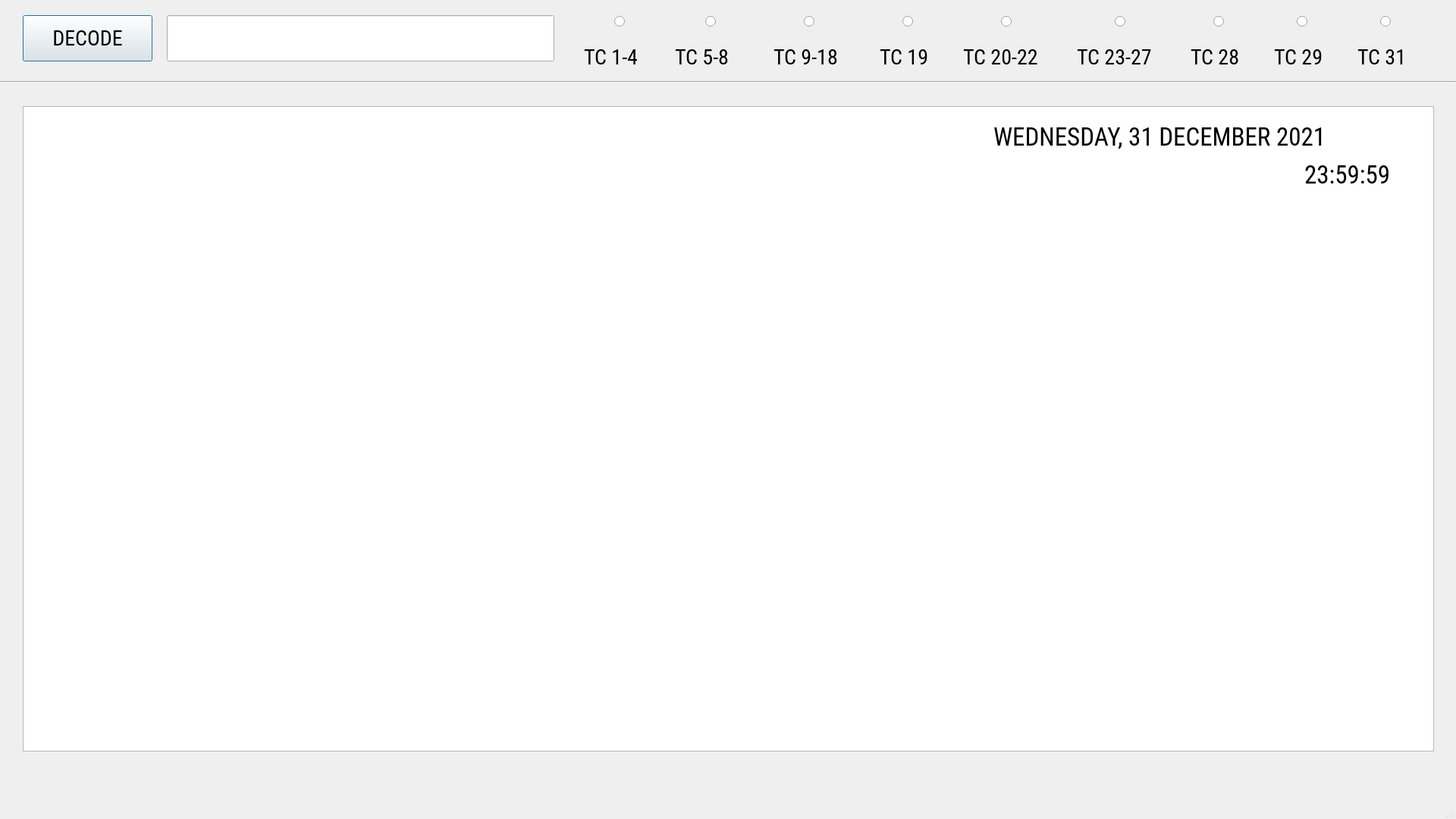
<?xml version="1.0" encoding="UTF-8"?>
<ui version="4.0">
 <class>MainWindow</class>
 <widget class="QMainWindow" name="MainWindow">
  <property name="geometry">
   <rect>
    <x>0</x>
    <y>0</y>
    <width>1920</width>
    <height>1080</height>
   </rect>
  </property>
  <property name="windowTitle">
   <string>SIDEAS - Simulasi Decoder ADS-B</string>
  </property>
  <property name="statusTip">
   <string/>
  </property>
  <widget class="QWidget" name="centralwidget">
   <widget class="QLabel" name="labelTime">
    <property name="geometry">
     <rect>
      <x>1720</x>
      <y>190</y>
      <width>151</width>
      <height>81</height>
     </rect>
    </property>
    <property name="font">
     <font>
      <family>Roboto Condensed</family>
      <pointsize>25</pointsize>
      <italic>false</italic>
     </font>
    </property>
    <property name="toolTip">
     <string>&lt;html&gt;&lt;head/&gt;&lt;body&gt;&lt;p&gt;Time&lt;/p&gt;&lt;p&gt;&lt;br/&gt;&lt;/p&gt;&lt;/body&gt;&lt;/html&gt;</string>
    </property>
    <property name="frameShape">
     <enum>QFrame::NoFrame</enum>
    </property>
    <property name="text">
     <string>23:59:59</string>
    </property>
   </widget>
   <widget class="QLabel" name="labelDate">
    <property name="geometry">
     <rect>
      <x>1310</x>
      <y>130</y>
      <width>571</width>
      <height>101</height>
     </rect>
    </property>
    <property name="font">
     <font>
      <family>Roboto Condensed</family>
      <pointsize>25</pointsize>
      <strikeout>false</strikeout>
     </font>
    </property>
    <property name="toolTip">
     <string>&lt;html&gt;&lt;head/&gt;&lt;body&gt;&lt;p&gt;Date&lt;/p&gt;&lt;p&gt;&lt;br/&gt;&lt;/p&gt;&lt;/body&gt;&lt;/html&gt;</string>
    </property>
    <property name="layoutDirection">
     <enum>Qt::RightToLeft</enum>
    </property>
    <property name="text">
     <string>WEDNESDAY, 31 DECEMBER 2021</string>
    </property>
   </widget>
   <widget class="QPushButton" name="buttonDecode">
    <property name="enabled">
     <bool>true</bool>
    </property>
    <property name="geometry">
     <rect>
      <x>30</x>
      <y>20</y>
      <width>171</width>
      <height>61</height>
     </rect>
    </property>
    <property name="font">
     <font>
      <family>Roboto Condensed</family>
      <pointsize>21</pointsize>
     </font>
    </property>
    <property name="cursor">
     <cursorShape>PointingHandCursor</cursorShape>
    </property>
    <property name="text">
     <string>DECODE</string>
    </property>
    <property name="autoDefault">
     <bool>false</bool>
    </property>
    <property name="default">
     <bool>true</bool>
    </property>
    <property name="flat">
     <bool>false</bool>
    </property>
   </widget>
   <widget class="Line" name="separator">
    <property name="geometry">
     <rect>
      <x>0</x>
      <y>100</y>
      <width>1920</width>
      <height>16</height>
     </rect>
    </property>
    <property name="orientation">
     <enum>Qt::Horizontal</enum>
    </property>
   </widget>
   <widget class="QLineEdit" name="textBoxDecode">
    <property name="geometry">
     <rect>
      <x>220</x>
      <y>20</y>
      <width>511</width>
      <height>61</height>
     </rect>
    </property>
    <property name="font">
     <font>
      <family>Roboto Condensed</family>
      <pointsize>21</pointsize>
     </font>
    </property>
    <property name="text">
     <string/>
    </property>
    <property name="dragEnabled">
     <bool>false</bool>
    </property>
   </widget>
   <widget class="QRadioButton" name="radioTc1_4">
    <property name="geometry">
     <rect>
      <x>810</x>
      <y>20</y>
      <width>16</width>
      <height>16</height>
     </rect>
    </property>
    <property name="font">
     <font>
      <family>Roboto Condensed</family>
      <pointsize>72</pointsize>
     </font>
    </property>
    <property name="text">
     <string/>
    </property>
    <attribute name="buttonGroup">
     <string notr="true">tc</string>
    </attribute>
   </widget>
   <widget class="QLabel" name="label">
    <property name="geometry">
     <rect>
      <x>770</x>
      <y>60</y>
      <width>91</width>
      <height>31</height>
     </rect>
    </property>
    <property name="font">
     <font>
      <family>Roboto Condensed</family>
      <pointsize>21</pointsize>
     </font>
    </property>
    <property name="text">
     <string>TC 1-4</string>
    </property>
   </widget>
   <widget class="QRadioButton" name="radioTc5_8">
    <property name="geometry">
     <rect>
      <x>930</x>
      <y>20</y>
      <width>16</width>
      <height>16</height>
     </rect>
    </property>
    <property name="font">
     <font>
      <family>Roboto Condensed</family>
      <pointsize>72</pointsize>
     </font>
    </property>
    <property name="text">
     <string/>
    </property>
    <attribute name="buttonGroup">
     <string notr="true">tc</string>
    </attribute>
   </widget>
   <widget class="QRadioButton" name="radioTc9_18">
    <property name="geometry">
     <rect>
      <x>1060</x>
      <y>20</y>
      <width>16</width>
      <height>16</height>
     </rect>
    </property>
    <property name="font">
     <font>
      <family>Roboto Condensed</family>
      <pointsize>72</pointsize>
     </font>
    </property>
    <property name="text">
     <string/>
    </property>
    <attribute name="buttonGroup">
     <string notr="true">tc</string>
    </attribute>
   </widget>
   <widget class="QRadioButton" name="radioTc19">
    <property name="geometry">
     <rect>
      <x>1190</x>
      <y>20</y>
      <width>16</width>
      <height>16</height>
     </rect>
    </property>
    <property name="font">
     <font>
      <family>Roboto Condensed</family>
      <pointsize>72</pointsize>
     </font>
    </property>
    <property name="text">
     <string/>
    </property>
    <attribute name="buttonGroup">
     <string notr="true">tc</string>
    </attribute>
   </widget>
   <widget class="QRadioButton" name="radioTc20_22">
    <property name="geometry">
     <rect>
      <x>1320</x>
      <y>20</y>
      <width>16</width>
      <height>16</height>
     </rect>
    </property>
    <property name="font">
     <font>
      <family>Roboto Condensed</family>
      <pointsize>72</pointsize>
     </font>
    </property>
    <property name="text">
     <string/>
    </property>
    <attribute name="buttonGroup">
     <string notr="true">tc</string>
    </attribute>
   </widget>
   <widget class="QRadioButton" name="radioTc23_27">
    <property name="geometry">
     <rect>
      <x>1470</x>
      <y>20</y>
      <width>16</width>
      <height>16</height>
     </rect>
    </property>
    <property name="font">
     <font>
      <family>Roboto Condensed</family>
      <pointsize>72</pointsize>
     </font>
    </property>
    <property name="text">
     <string/>
    </property>
    <attribute name="buttonGroup">
     <string notr="true">tc</string>
    </attribute>
   </widget>
   <widget class="QRadioButton" name="radioTc28">
    <property name="geometry">
     <rect>
      <x>1600</x>
      <y>20</y>
      <width>16</width>
      <height>16</height>
     </rect>
    </property>
    <property name="font">
     <font>
      <family>Roboto Condensed</family>
      <pointsize>72</pointsize>
     </font>
    </property>
    <property name="text">
     <string/>
    </property>
    <attribute name="buttonGroup">
     <string notr="true">tc</string>
    </attribute>
   </widget>
   <widget class="QRadioButton" name="radioTc29">
    <property name="geometry">
     <rect>
      <x>1710</x>
      <y>20</y>
      <width>16</width>
      <height>16</height>
     </rect>
    </property>
    <property name="font">
     <font>
      <family>Roboto Condensed</family>
      <pointsize>72</pointsize>
     </font>
    </property>
    <property name="text">
     <string/>
    </property>
    <attribute name="buttonGroup">
     <string notr="true">tc</string>
    </attribute>
   </widget>
   <widget class="QRadioButton" name="radioTc31">
    <property name="geometry">
     <rect>
      <x>1820</x>
      <y>20</y>
      <width>16</width>
      <height>16</height>
     </rect>
    </property>
    <property name="font">
     <font>
      <family>Roboto Condensed</family>
      <pointsize>72</pointsize>
     </font>
    </property>
    <property name="text">
     <string/>
    </property>
    <attribute name="buttonGroup">
     <string notr="true">tc</string>
    </attribute>
   </widget>
   <widget class="QLabel" name="label_2">
    <property name="geometry">
     <rect>
      <x>890</x>
      <y>60</y>
      <width>91</width>
      <height>31</height>
     </rect>
    </property>
    <property name="font">
     <font>
      <family>Roboto Condensed</family>
      <pointsize>21</pointsize>
     </font>
    </property>
    <property name="text">
     <string>TC 5-8</string>
    </property>
   </widget>
   <widget class="QLabel" name="label_3">
    <property name="geometry">
     <rect>
      <x>1020</x>
      <y>60</y>
      <width>111</width>
      <height>31</height>
     </rect>
    </property>
    <property name="font">
     <font>
      <family>Roboto Condensed</family>
      <pointsize>21</pointsize>
     </font>
    </property>
    <property name="text">
     <string>TC 9-18</string>
    </property>
   </widget>
   <widget class="QLabel" name="label_4">
    <property name="geometry">
     <rect>
      <x>1160</x>
      <y>60</y>
      <width>91</width>
      <height>31</height>
     </rect>
    </property>
    <property name="font">
     <font>
      <family>Roboto Condensed</family>
      <pointsize>21</pointsize>
     </font>
    </property>
    <property name="text">
     <string>TC 19</string>
    </property>
   </widget>
   <widget class="QLabel" name="label_5">
    <property name="geometry">
     <rect>
      <x>1270</x>
      <y>60</y>
      <width>131</width>
      <height>31</height>
     </rect>
    </property>
    <property name="font">
     <font>
      <family>Roboto Condensed</family>
      <pointsize>21</pointsize>
     </font>
    </property>
    <property name="text">
     <string>TC 20-22</string>
    </property>
   </widget>
   <widget class="QLabel" name="label_6">
    <property name="geometry">
     <rect>
      <x>1790</x>
      <y>60</y>
      <width>91</width>
      <height>31</height>
     </rect>
    </property>
    <property name="font">
     <font>
      <family>Roboto Condensed</family>
      <pointsize>21</pointsize>
     </font>
    </property>
    <property name="text">
     <string>TC 31</string>
    </property>
   </widget>
   <widget class="QLabel" name="label_7">
    <property name="geometry">
     <rect>
      <x>1420</x>
      <y>60</y>
      <width>131</width>
      <height>31</height>
     </rect>
    </property>
    <property name="font">
     <font>
      <family>Roboto Condensed</family>
      <pointsize>21</pointsize>
     </font>
    </property>
    <property name="text">
     <string>TC 23-27</string>
    </property>
   </widget>
   <widget class="QLabel" name="label_8">
    <property name="geometry">
     <rect>
      <x>1570</x>
      <y>60</y>
      <width>91</width>
      <height>31</height>
     </rect>
    </property>
    <property name="font">
     <font>
      <family>Roboto Condensed</family>
      <pointsize>21</pointsize>
     </font>
    </property>
    <property name="text">
     <string>TC 28</string>
    </property>
   </widget>
   <widget class="QLabel" name="label_9">
    <property name="geometry">
     <rect>
      <x>1680</x>
      <y>60</y>
      <width>91</width>
      <height>31</height>
     </rect>
    </property>
    <property name="font">
     <font>
      <family>Roboto Condensed</family>
      <pointsize>21</pointsize>
     </font>
    </property>
    <property name="text">
     <string>TC 29</string>
    </property>
   </widget>
   <widget class="QTextEdit" name="textBoxAdsb">
    <property name="geometry">
     <rect>
      <x>30</x>
      <y>140</y>
      <width>1861</width>
      <height>851</height>
     </rect>
    </property>
    <property name="font">
     <font>
      <family>Roboto Condensed</family>
      <pointsize>13</pointsize>
     </font>
    </property>
    <property name="readOnly">
     <bool>true</bool>
    </property>
   </widget>
   <zorder>buttonDecode</zorder>
   <zorder>separator</zorder>
   <zorder>textBoxDecode</zorder>
   <zorder>radioTc1_4</zorder>
   <zorder>label</zorder>
   <zorder>radioTc5_8</zorder>
   <zorder>radioTc9_18</zorder>
   <zorder>radioTc19</zorder>
   <zorder>radioTc20_22</zorder>
   <zorder>radioTc23_27</zorder>
   <zorder>radioTc28</zorder>
   <zorder>radioTc29</zorder>
   <zorder>radioTc31</zorder>
   <zorder>label_2</zorder>
   <zorder>label_3</zorder>
   <zorder>label_4</zorder>
   <zorder>label_5</zorder>
   <zorder>label_6</zorder>
   <zorder>label_7</zorder>
   <zorder>label_8</zorder>
   <zorder>label_9</zorder>
   <zorder>textBoxAdsb</zorder>
   <zorder>labelDate</zorder>
   <zorder>labelTime</zorder>
  </widget>
  <widget class="QStatusBar" name="statusbar"/>
 </widget>
 <resources/>
 <connections/>
 <buttongroups>
  <buttongroup name="tc"/>
 </buttongroups>
</ui>
